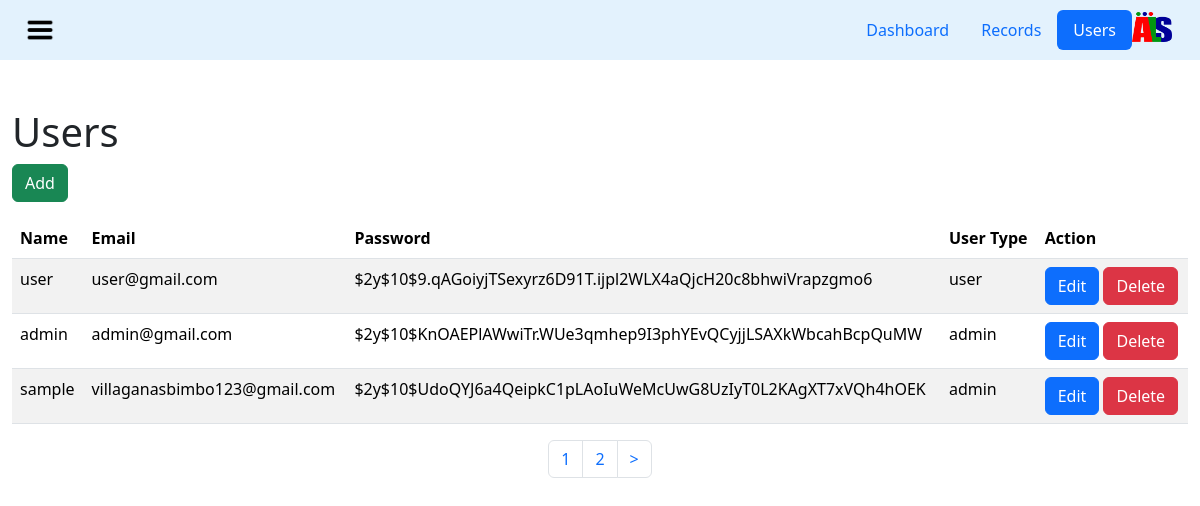
The page /main_pages/admin/pages/users.php on the database its author committed.
### tables this page shows
CREATE TABLE `user_tbl` (
  `user_id` int(11) NOT NULL,
  `user_name` varchar(255) NOT NULL,
  `email` varchar(255) NOT NULL,
  `pass` varchar(255) NOT NULL,
  `user_type` varchar(50) NOT NULL
);

### main_pages/admin/pages/users.php (the view, shortened to what this page needs)
<!DOCTYPE html>
<html lang="en">
<head>
    <link href="../../../src/css/style.min.css" type="text/css" rel="stylesheet" media="screen,projection">
    <link href="https://cdn.jsdelivr.net/npm/bootstrap@5.3.3/dist/css/bootstrap.min.css" rel="stylesheet">
    <link rel="stylesheet" href="../../../src/css/dashboard.css">
</head>
<body>
    <nav class="navbar" style="background-color: #e3f2fd;">
        <div class="container">
            <button class="btn btn-light-border-subtle" type="button" data-bs-toggle="offcanvas" data-bs-target="#offcanvasScrolling" aria-controls="offcanvasScrolling"><img src="../../../assets/images/burger-bar.png" alt="Menu" width="30"></button>
            <ul class="nav justify-content-end nav-pills">
                <li class="nav-item">
                    <a class="nav-link" aria-current="page" href="dashboard.php">Dashboard</a>
                </li>
                <li class="nav-item">
                    <a class="nav-link" href="records.php">Records</a>
                </li>
                <li class="nav-item">
                    <a class="nav-link active" href="users.php">Users</a>
                </li>
                <li class="nav-item">
                    <a class="navbar-brand" href="#">
                        <img src="../../../assets/images/logo.png" alt="Bootstrap" width="40" height="30" height="35">
                    </a>
                </li>
            </ul>
        </div>
    </nav>
    <div class="container mt-5">
        <h1>Users</h1>
        <a href="add_user.php" class="btn btn-success mb-3">Add</a>
        <div class="table-responsive">
            <table class="table table-striped">
                <thead>
                    <tr>
                        <th>Name</th>
                        <th>Email</th>
                        <th>Password</th>
                        <th>User Type</th>
                        <th>Action</th>
                    </tr>
                </thead>
                <tbody>
                    <?php
                    include '../../../src/db/db_connection.php';
                    $sql = "SELECT * FROM user_tbl LIMIT 10";
                    $result = $conn->query($sql);
                    if ($result->num_rows > 0) {
                        while($row = $result->fetch_assoc()) {
                            echo "<tr>
                                    <td>{$row['user_name']}</td>
                                    <td>{$row['email']}</td>
                                    <td>{$row['pass']}</td>
                                    <td>{$row['user_type']}</td>
                                    <td>
                                        <a href='edit_user.php?id={$row['user_id']}' class='btn btn-primary'>Edit</a>
                                        <a href='delete_user.php?id={$row['user_id']}' class='btn btn-danger'>Delete</a>
                                    </td>
                                  </tr>";
                        }
                    } else {
                        echo "<tr><td colspan='5'>No records found</td></tr>";
                    }
                    ?>
                </tbody>
            </table>
        </div>
        <nav aria-label="Page navigation">
            <ul class="pagination justify-content-center">
                <li class="page-item"><a class="page-link" href="#">1</a></li>
                <li class="page-item"><a class="page-link" href="#">2</a></li>
                <li class="page-item"><a class="page-link" href="#">></a></li>
            </ul>
        </nav>
    </div>
</body>
</html>

### rows shown on the page
user_tbl: user_name "user", email "user@gmail.com", pass "$2y$10$9.qAGoiyjTSexyrz6D91T.ijpl2WLX4aQjcH20c8bhwiVrapzgmo6", user_type "user"
user_tbl: user_name "admin", email "admin@gmail.com", pass "$2y$10$KnOAEPlAWwiTr.WUe3qmhep9I3phYEvQCyjjLSAXkWbcahBcpQuMW", user_type "admin"
user_tbl: user_name "sample", email "villaganasbimbo123@gmail.com", pass "$2y$10$UdoQYJ6a4QeipkC1pLAoIuWeMcUwG8UzIyT0L2KAgXT7xVQh4hOEK", user_type "admin"
